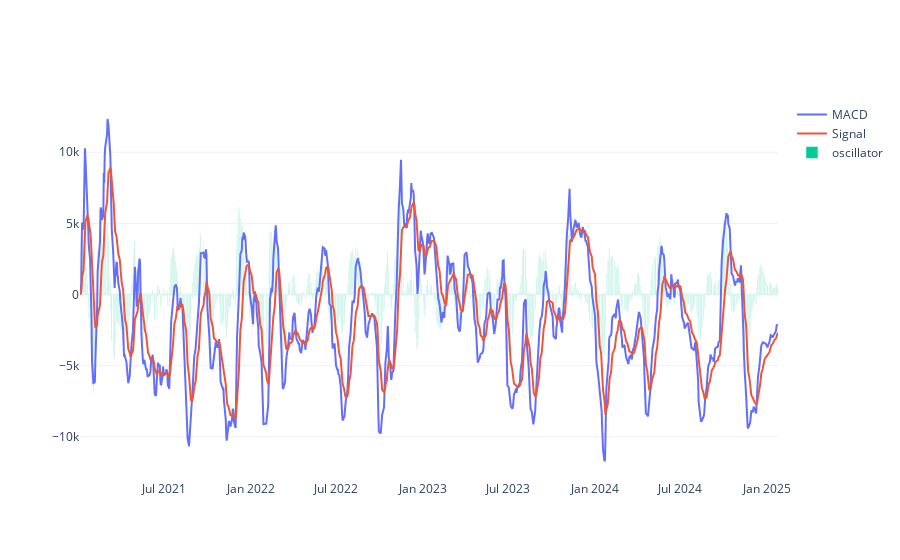

This figure's notebook cell:
### Code cell
import plotly.graph_objects as go

macd = go.Scatter(x=df.index, y=df_macd['MACD'], name ="MACD")
signal = go.Scatter(x =df.index,y=df_macd['Signal'], name = 'Signal')
oscillator = go.Bar(x=df.index, y= df_macd['MACD Oscillator'], name='oscillator')

fig = go.Figure(macd)
fig.add_trace(signal)
fig.add_trace(oscillator)

fig.show()

### Figure 1 — Plotly figure (JSON) as saved in the notebook; plotly's stock layout.template omitted (floating-point values rounded to 4 significant figures; data arrays with more than 128 entries replaced by an {"elided": "..."} marker saying what was removed)
{"data": [{"name": "MACD", "type": "scatter", "x": {"elided": "1000 str values"}, "y": {"elided": "1000 float values"}}, {"name": "Signal", "type": "scatter", "x": {"elided": "1000 str values"}, "y": {"elided": "1000 float values"}}, {"name": "oscillator", "type": "bar", "x": {"elided": "1000 str values"}, "y": {"elided": "1000 float values"}}], "layout": {}}
